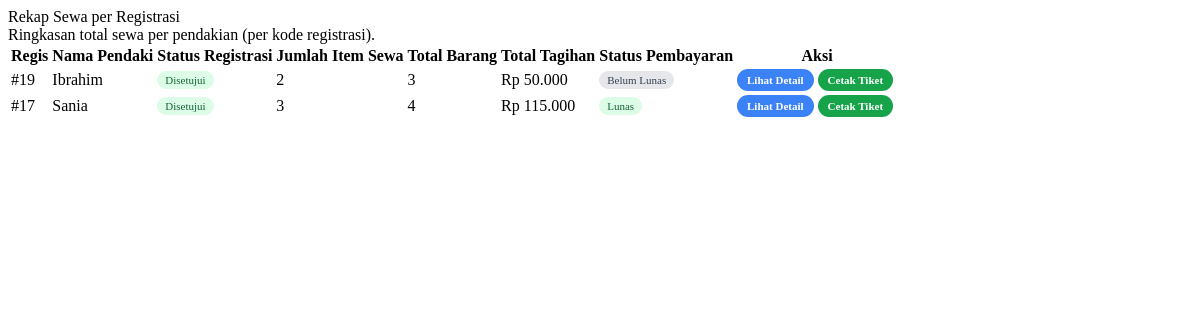
Screenshot of /talang/admin/sewa.php with the database file from the repository.
### tables this page shows
CREATE TABLE `sania_registrasi` (
  `id_regis` int NOT NULL,
  `id_pendaki` int NOT NULL,
  `tgl_naik` datetime NOT NULL,
  `tgl_turun` datetime NOT NULL,
  `jumlah_anggota` int NOT NULL,
  `metode_bayar` varchar(20) NOT NULL DEFAULT 'cash',
  `bukti_bayar` varchar(255) DEFAULT NULL,
  `foto_tim` varchar(255) DEFAULT NULL,
  `status` enum('Pending','Disetujui','Ditolak','Selesai') NOT NULL
);

CREATE TABLE `sania_pendaki` (
  `id` int NOT NULL,
  `user_id` int NOT NULL,
  `nik` varchar(16) NOT NULL,
  `nama_lengkap` varchar(100) NOT NULL,
  `usia` int NOT NULL,
  `no_hp` varchar(15) NOT NULL,
  `alamat` text NOT NULL
);

### talang/admin/sewa.php (the view, shortened to what this page needs)
<?php
include 'koneksi.php';
$view     = $_GET['view'] ?? 'rekap';
$regis_id = (int)($_GET['regis_id'] ?? 0);
?>
<?php
if ($view === 'rekap') {
    $sql_group = "
        SELECT
            p.nama_lengkap,
            r.id_regis,
            r.status AS status_registrasi,
            COUNT(sa.sewa_id)        AS jml_item,
            SUM(sa.jumlah)           AS total_barang,
            SUM(sa.harga_total)      AS total_tagihan,
            SUM(CASE WHEN sa.status_pembayaran = 'lunas' THEN 1 ELSE 0 END) AS cnt_lunas,
            SUM(CASE WHEN sa.status_pembayaran IN ('belum_bayar','menunggu_verifikasi') THEN 1 ELSE 0 END) AS cnt_belum,
            SUM(CASE WHEN sa.status_pembayaran = 'ditolak' THEN 1 ELSE 0 END) AS cnt_tolak
        FROM sewa_alat sa
        JOIN sania_registrasi r ON sa.registrasi_id = r.id_regis
        JOIN sania_pendaki   p ON r.id_pendaki     = p.id
        GROUP BY r.id_regis, p.nama_lengkap, r.status
        ORDER BY r.id_regis DESC
    ";
    $groupData = $koneksi->query($sql_group);
?>
    <section class="dash-table-card">
        <div class="dash-section-header">
            <div>
                <div class="dash-section-title">Rekap Sewa per Registrasi</div>
                <div class="dash-section-sub">
                    Ringkasan total sewa per pendakian (per kode registrasi).
                </div>
            </div>
        </div>
        <div class="dash-table-wrap">
            <table class="dash-table">
                <thead>
                    <tr>
                        <th>Regis</th>
                        <th>Nama Pendaki</th>
                        <th>Status Registrasi</th>
                        <th>Jumlah Item Sewa</th>
                        <th>Total Barang</th>
                        <th>Total Tagihan</th>
                        <th>Status Pembayaran</th>
                        <th>Aksi</th>
                    </tr>
                </thead>
                <tbody>
                    <?php if (!$groupData || $groupData->num_rows == 0): ?>
                        <tr>
                            <td colspan="8" style="text-align:center;padding:14px 0;color:#6b7280;">
                                Belum ada data sewa per registrasi.
                            </td>
                        </tr>
                    <?php else: ?>
                        <?php while ($g = $groupData->fetch_assoc()): ?>
                            <?php
                            $status_reg = $g['status_registrasi'];
                            if ($status_reg === 'Disetujui') {
                                $regClass = 'sewa-registrasi-disetujui';
                            } elseif ($status_reg === 'Ditolak') {
                                $regClass = 'sewa-registrasi-ditolak';
                            } else {
                                $regClass = 'sewa-registrasi-menunggu';
                            }
                            $cnt_lunas = (int)$g['cnt_lunas'];
                            $cnt_belum = (int)$g['cnt_belum'];
                            $cnt_tolak = (int)$g['cnt_tolak'];
                            if ($cnt_belum > 0) {
                                $payStatus = 'Belum Lunas';
                                $payClass  = 'sewa-bayar-belum_bayar';
                            } elseif ($cnt_lunas > 0 && $cnt_belum == 0 && $cnt_tolak == 0) {
                                $payStatus = 'Lunas';
                                $payClass  = 'sewa-bayar-lunas';
                            } elseif ($cnt_tolak > 0 && $cnt_lunas == 0 && $cnt_belum == 0) {
                                $payStatus = 'Ditolak';
                                $payClass  = 'sewa-bayar-ditolak';
                            } else {
                                $payStatus = '-';
                                $payClass  = '';
                            }
                            ?>
                            <tr>
                                <td>#<?= $g['id_regis']; ?></td>
                                <td><?= htmlspecialchars($g['nama_lengkap']); ?></td>
                                <td>
                                    <span class="sewa-badge <?= $regClass; ?>">
                                        <?= htmlspecialchars($status_reg); ?>
                                    </span>
                                </td>
                                <td><?= (int)$g['jml_item']; ?></td>
                                <td><?= (int)$g['total_barang']; ?></td>
                                <td>Rp <?= number_format($g['total_tagihan'], 0, ',', '.'); ?></td>
                                <td>
                                    <?php if ($payClass): ?>
                                        <span class="sewa-badge <?= $payClass; ?>">
                                            <?= htmlspecialchars($payStatus); ?>
                                        </span>
                                    <?php else: ?>
                                        -
                                    <?php endif; ?>
                                </td>
                                <td>
                                    <a href="dashboard.php?p=penyewa&view=detail&regis_id=<?= $g['id_regis']; ?>"
                                        class="sewa-btn sewa-btn-bukti">
                                        Lihat Detail
                                    </a>
                                    <a href="admin/tiket.php?&regis_id=<?= $g['id_regis']; ?>"
                                        target="_blank"
                                        class="sewa-btn sewa-btn-lunas">
                                        Cetak Tiket
                                    </a>
                                </td>
                            </tr>
                        <?php endwhile; ?>
                    <?php endif; ?>
                </tbody>
            </table>
        </div>
    </section>
<?php
} else {
    echo "<p style='padding:20px;'>View tidak dikenal.</p>";
}
?>

### talang/admin/sewa.php (style rules this page uses)
.sewa-badge { padding: 3px 8px; border-radius: 999px; font-size: 11px; display: inline-block; white-space: nowrap; }
.sewa-registrasi-disetujui { background: #dcfce7; color: #166534; }
.sewa-bayar-belum_bayar { background: #e5e7eb; color: #374151; }
.sewa-bayar-lunas { background: #dcfce7; color: #166534; }
.sewa-btn { display: inline-block; padding: 5px 10px; border-radius: 999px; font-size: 11px; font-weight: 600; text-decoration: none; border: none; cursor: pointer; }
.sewa-btn-lunas { background: #16a34a; color: #fff; margin-right: 4px; }
.sewa-btn-bukti { background: #3b82f6; color: #fff; }

### rows the page displays
sania_registrasi: id_regis "19", id_pendaki.nama_lengkap "Ibrahim", status "Disetujui", jml_item "2", total_barang "3", total_tagihan "50.000", payStatus "Belum Lunas"
sania_registrasi: id_regis "17", id_pendaki.nama_lengkap "Sania", status "Disetujui", jml_item "3", total_barang "4", total_tagihan "115.000", payStatus "Lunas"
